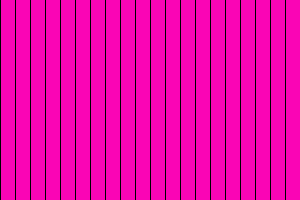
Frame 1 (no input)
Frame 60 (the mouse pressed at the canvas centre just before this capture): identical to frame 1, image omitted
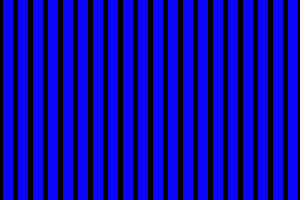
Frame 120 (the mouse held since frame 60 and released just before this capture)

The Processing sketch that drew these frames (run headless with seeded random() and noise(); from frame 60 on, the mouse is pressed at the canvas centre):

// Processing sketch: processing_80272
// ── processing_80272.pde

//AUTOR: ARANTXA PAVIA LOPEZ DE FELIPE

int y=0;
void setup(){
  size(300,200);
  background(255,255,0);
  
  rectMode(CENTER);
}
 //ROSA
void draw(){
  background(250,5,181);
  y=mouseY/25;
 int i=0;
  fill(0);
  stroke(0);
  for(int x=0;x<320;x=x+15){
    rect(x,150,y,300);
   
   
  }
  
  fill(125);
  
  stroke(255);
  //AZUL
 if (mousePressed){
     background(12,5,250);
       y=mouseY/25;

  fill(0);
  stroke(0);
  for(int x=0;x<320;x=x+15){
    rect(x,150,y,300);
   
  } 
  //VERDE 
  if(key=='s'||key=='S'){
background(0);
       y=mouseY/25;

  fill(5,250,19);
  stroke(0);
  for(int x=0;x<320;x=x+15){
    rect(x,150,y,300);
}

}
}
}
